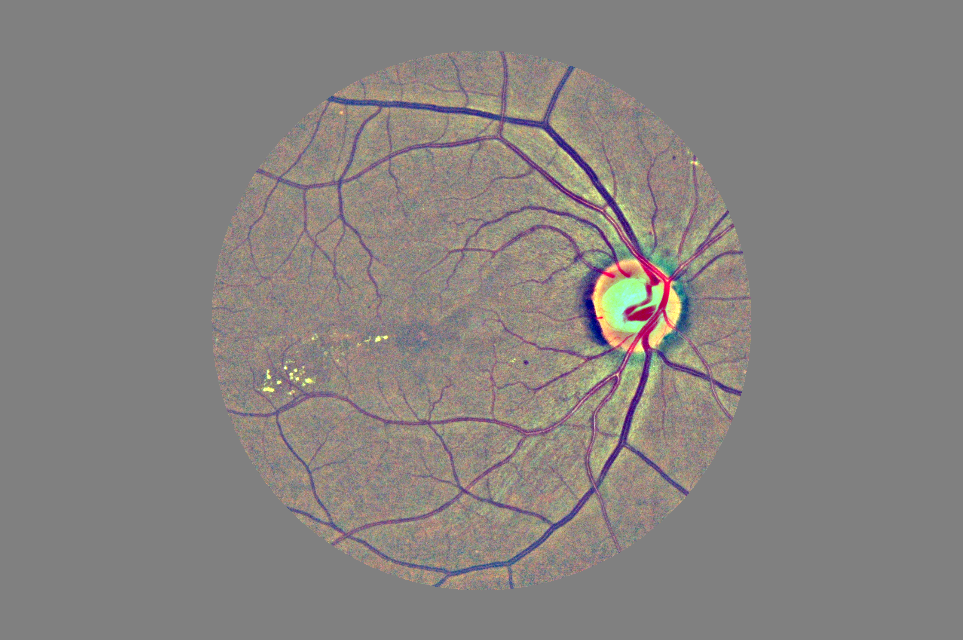
#> input picture MessidorData/NN/TensorflowMessidor/300_20051020_44901_0100_PP.tif, 963 x 640 px
$ python -i messidor_tf_twoClassEncode.py   (imports and definitions only)   (older library calls are emulated)
#> lines starting #> are read from the running program, lines starting #| are printed output that depends on the picture
#> further down, picture is the input picture: PIL image 963x640 RGB; mean R, G, B 135.3, 130.8, 128.4
import csv
import os
import random
import gc
from PIL import Image, ImageEnhance, ImageFilter
import numpy as np
import settings
from collections import OrderedDict
import operator

# (DR1, DR2, DR3) and DR0
labels_file_path = settings.dataFilePath
IMAGE_D1 = settings.imageDimension1
IMAGE_D2 = settings.imageDimension2
IMAGE_D3 = settings.imageDimension3


# [53 lines left out: functions two_class_encode, read_labels, read_image_file_names, not called in this run]


def equalize(im):
    """

    :param im:
    :return:
    """
    h = im.convert("L").histogram()
#> h = 256 values, max 391340 at index 128, min 0 at index 0, mean 2407.5
    lut = []
    for b in range(0, len(h), 256):
        # step size
        step = reduce(operator.add, h[b:b + 256]) / 255
        # create equalization lookup table
        n = 0
        for i in range(256):
            lut.append(n / step)
            n = n + h[i + b]
#> this loop made 1 pass
#> step on pass 1: 2416.9
#> after the loop, lut = 256 values from 0 to 255
    # map image through lookup table
    return im.point(lut * 3)
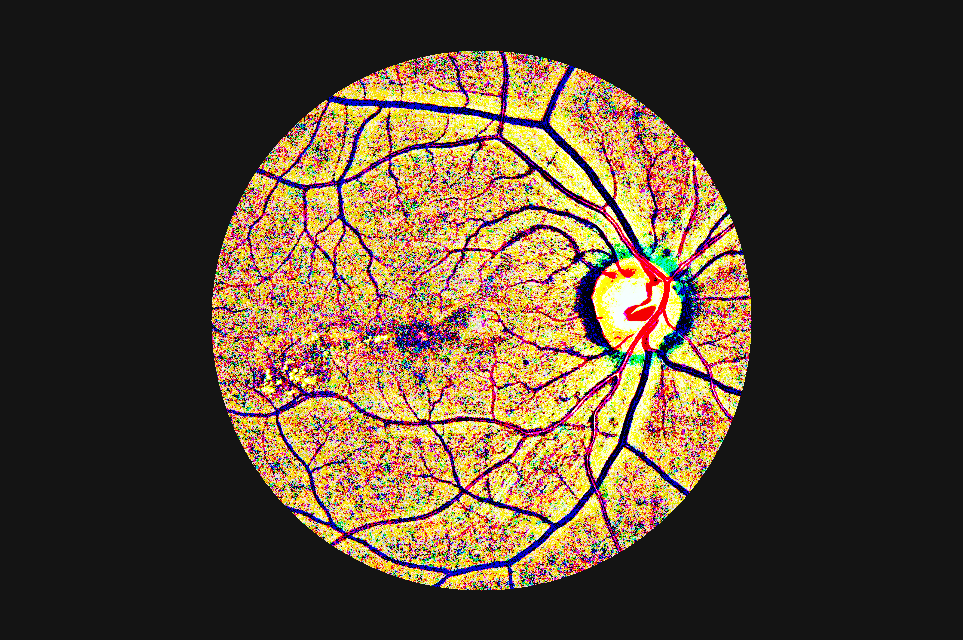
#> returned value: PIL image 963x640 RGB; mean R, G, B 83.9, 68.4, 50.2


# [64 lines left out: functions read_labels_and_image_names, create_images_arrays, convert_one_hot_encode, not called in this run]

class DataSet(object):
    # [26 lines left out: function __init__, not called in this run]

    @property
    def images(self):
        return self._images

    @property
    def labels(self):
        return self._labels

    @property
    def num_examples(self):
        return self._num_examples

    @property
    def epochs_completed(self):
        return self._epochs_completed

    # [23 lines left out: function next_batch, not called in this run]


# Test..
# read_labels(labels_file_path)
# [1 line not run here, left out]

>>> from PIL import Image
>>> picture = Image.open('300_20051020_44901_0100_PP.tif')
>>> result = equalize(picture)

$ run again, on MessidorData/NN/TensorflowMessidor/300_20051020_52801_0100_PP.tif
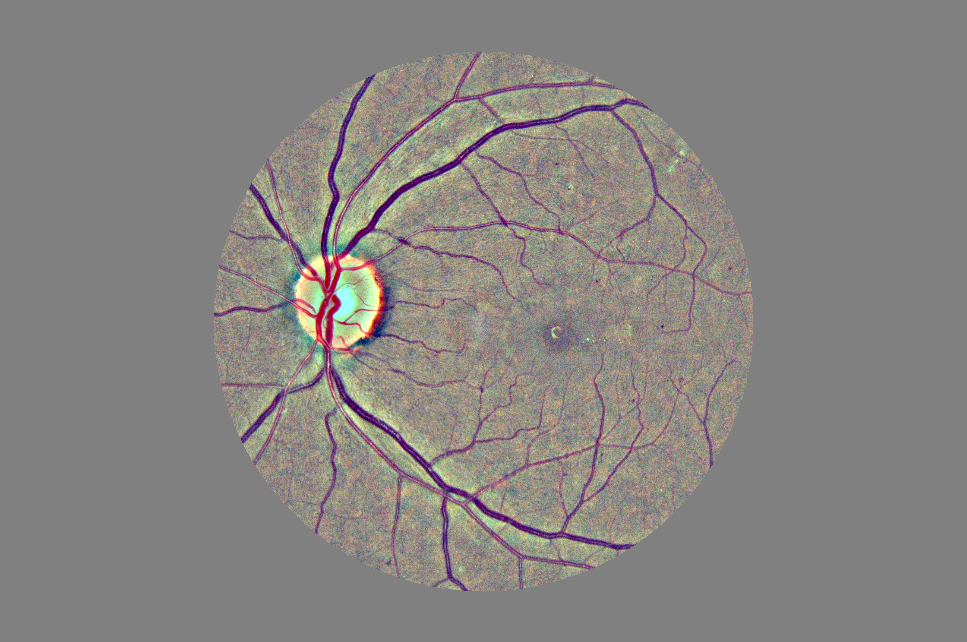
#> input picture MessidorData/NN/TensorflowMessidor/300_20051020_52801_0100_PP.tif, 967 x 642 px
#> picture is the input picture: PIL image 967x642 RGB; mean R, G, B 135.4, 132, 129.1
#> h = 256 values, max 394957 at index 128, min 0 at index 0, mean 2425.1
#> the loop in equalize, `for b in range(0, len(h), 256):` made 1 pass
#> step on pass 1: 2434.6
#> after the loop in equalize, `for b in range(0, len(h), 256):`: lut = 256 values from 0 to 255
#> in equalize, `return im.point(lut * 3)`:
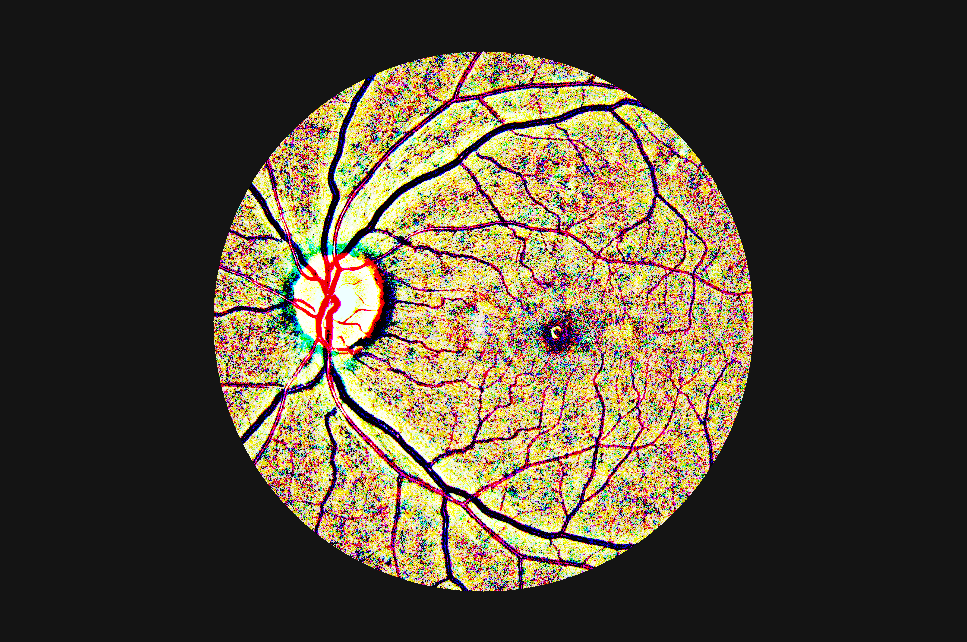
#> returned value: PIL image 967x642 RGB; mean R, G, B 81, 71.8, 55
